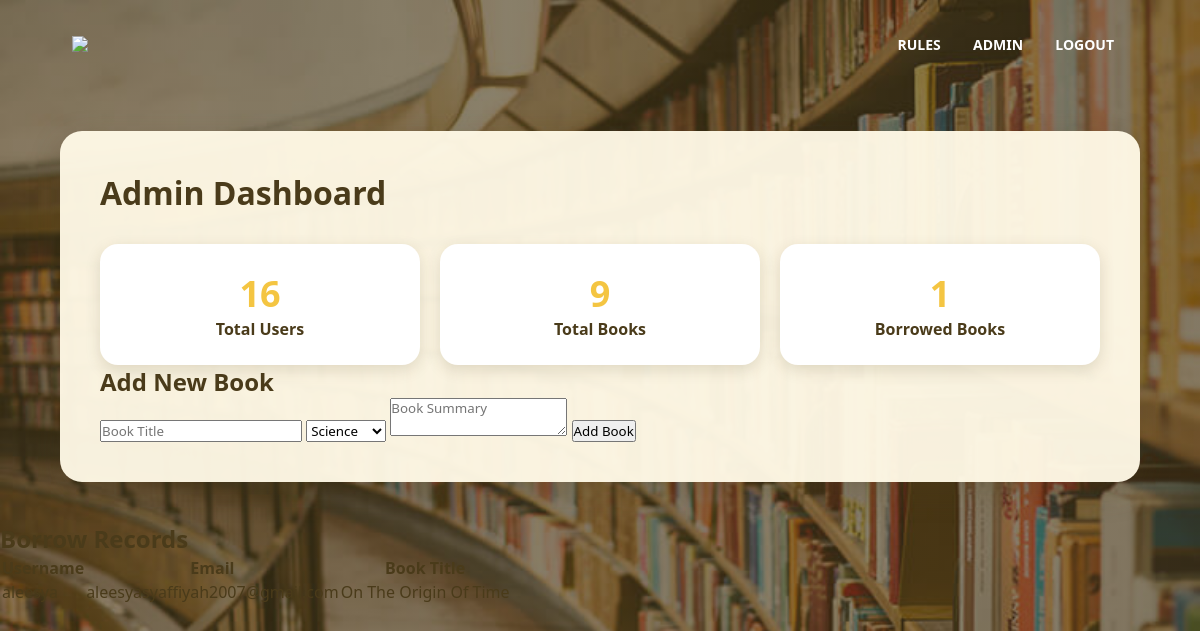
/admin, run on an earlier commit of the app's database.
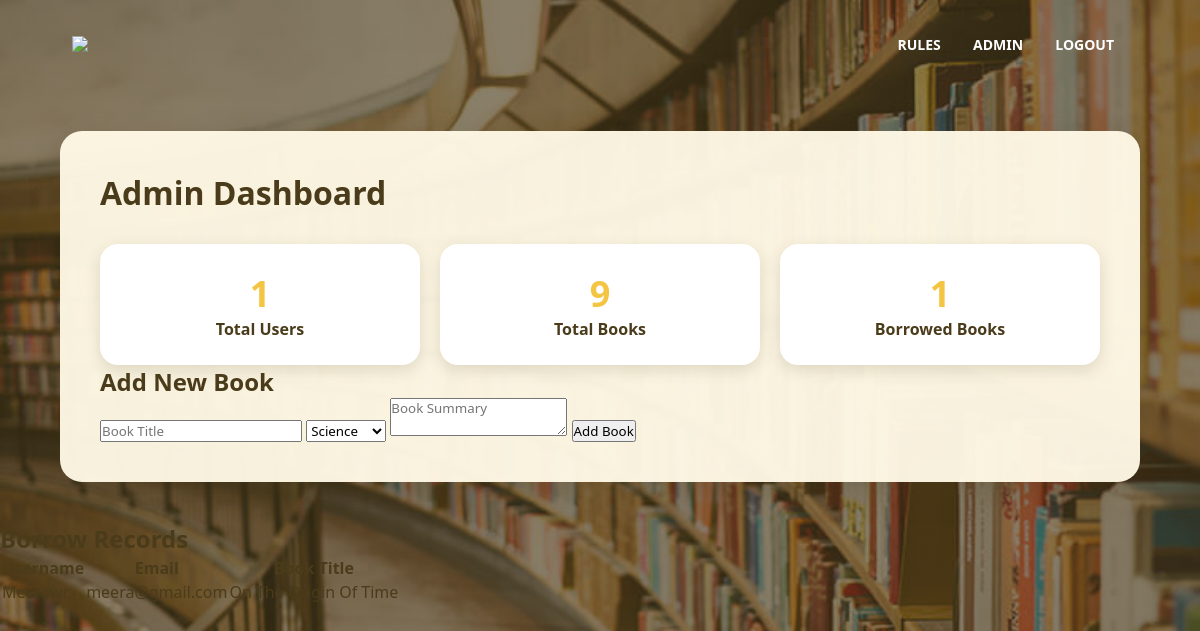
And on a later commit of the database.
### tables this page shows
CREATE TABLE borrowed_books(
        id INTEGER PRIMARY KEY AUTOINCREMENT,
        user_id INTEGER,
        book_title TEXT,
        borrow_date TEXT,
        due_date TEXT,
        status TEXT,
        FOREIGN KEY(user_id) REFERENCES users(id)
    );

CREATE TABLE users(
        id INTEGER PRIMARY KEY AUTOINCREMENT,
        username TEXT,
        email TEXT,
        password TEXT,
        favorite_genre TEXT,
        member_since TEXT
    , profile_picture TEXT);

### app.py (the view)
@app.route("/admin")
def admin():
    conn = sqlite3.connect("library.db")
    cursor = conn.cursor()
    cursor.execute("""
    SELECT
        users.username,
        users.email,
        borrowed_books.book_title
    FROM borrowed_books
    JOIN users
    ON borrowed_books.user_id = users.id
    """)
    records = cursor.fetchall()
    cursor.execute("SELECT COUNT(*) FROM users")
    total_users = cursor.fetchone()[0]
    cursor.execute("SELECT COUNT(*) FROM borrowed_books")
    borrowed_count = cursor.fetchone()[0]
    total_books = len(load_books())
    conn.close()
    return render_template(
        "admin.html",
        records=records,
        total_users=total_users,
        total_books=total_books,
        borrowed_count=borrowed_count
    )

### app.py (called while the page is built)
def load_books():
    books = []
    with open("book.txt", "r") as file:
        for line in file:
            title, category, summary = line.strip().split("|")
            books.append({
                "title": title,
                "category": category,
                "summary": summary
            })
    return books

### templates/admin.html (shortened to what this page needs)
<!DOCTYPE html>
<html>
<head>
    <link rel="stylesheet"
          href="{{ url_for('static', filename='style.css') }}">
</head>
<body class="profile-body">
<nav class="profile-navbar">
    <a href="/index">
        <img src="{{ url_for('static', filename='images/logo.png') }}">
    </a>
    <div class="nav-links">
        <ul>
            <li><a href="/rules">RULES</a></li>
            <li><a href="/admin">ADMIN</a></li>
            <li><a href="/admin/logout">LOGOUT</a></li>
        </ul>
    </div>
</nav>
<div class="main-content">
    <div class="top-section">
        <h1>Admin Dashboard</h1>
    </div>
    <div class="stats">
        <div class="stat-box">
            <h2>{{ total_users }}</h2>
            <p>Total Users</p>
        </div>
        <div class="stat-box">
            <h2>{{ total_books }}</h2>
            <p>Total Books</p>
        </div>
        <div class="stat-box">
            <h2>{{ borrowed_count }}</h2>
            <p>Borrowed Books</p>
        </div>
    </div>
        <div class="admin-card">
            <h2>Add New Book</h2>
            <form action="{{ url_for('add_book') }}" method="post">
                <input type="text" name="title" placeholder="Book Title" required>
                <select name="category" required>
                    <option value="Science">Science</option>
                </select>
                <textarea name="summary" placeholder="Book Summary" required></textarea>
                <button type="submit" class="btn">Add Book</button>
            </form>
</div>
</div>
    <div class="admin-card">
        <h2>Borrow Records</h2>
        <table>
            <thead>
                <tr>
                    <th>Username</th>
                    <th>Email</th>
                    <th>Book Title</th>
                </tr>
            </thead>
            <tbody>
            {% for row in records %}
                <tr>
                    <td>{{ row[0] }}</td>
                    <td>{{ row[1] }}</td>
                    <td>{{ row[2] }}</td>
                </tr>
            {% endfor %}
            </tbody>
        </table>
    </div>
</body>
</html>

### static/style.css (style rules this page uses)
:root { --primary: #F4C542; --secondary: #FFE08A; --background: #FFF9E6; --text: #4A3B1A; --white: #FFFFFF; --shadow: rgba(74, 59, 26, 0.15); }
* { margin: 0; padding: 0; box-sizing: border-box; font-family: "Segoe UI", sans-serif; }
body { background: var(--background); color: var(--text); }
nav { display: flex; padding: 25px 6%; justify-content: space-between; align-items: center; }
nav img { width: 140px; }
.nav-links { flex: 1; text-align: right; }
.nav-links ul li { list-style: none; display: inline-block; padding: 8px 14px; }
.nav-links ul li a { color: var(--white); text-decoration: none; font-size: 14px; font-weight: 600; }
.nav-links ul li::after { content: ""; width: 0; height: 3px; background: var(--primary); display: block; margin: auto; transition: 0.4s; border-radius: 10px; }
.profile-body { margin: 0; min-height: 100vh; background-image: linear-gradient( rgba(74, 59, 26, 0.65), rgba(74, 59, 26, 0.65) ), url(/static/images/books.jpg); background-size: cover; background-position: center; background-attachment: fixed; }
.profile-navbar { background: transparent; }
.main-content { width: 90%; margin: 40px auto; padding: 40px; background: rgba(255, 249, 230, 0.96); border-radius: 22px; box-shadow: 0 10px 30px rgba(74, 59, 26, 0.25); }
.top-section { display: flex; justify-content: space-between; align-items: center; }
.top-section h1 { color: var(--text); }
.stats { margin-top: 30px; display: flex; gap: 20px; }
.stat-box { flex: 1; background: var(--white); padding: 25px; border-radius: 18px; text-align: center; box-shadow: 0 5px 15px var(--shadow); }
.stat-box h2 { color: var(--primary); font-size: 36px; }
.stat-box p { color: var(--text); font-weight: 600; }

What changed in the data, as far as the page shows it:
changed through a linked row, borrowed_books "On The Origin Of Time": username "aleesya" → "Meerawr"; email "aleesyasyaffiyah2007@gmail.com" → "meera@gmail.com"
Also different on the page:
{{ total_users }}: "16" → "1"
